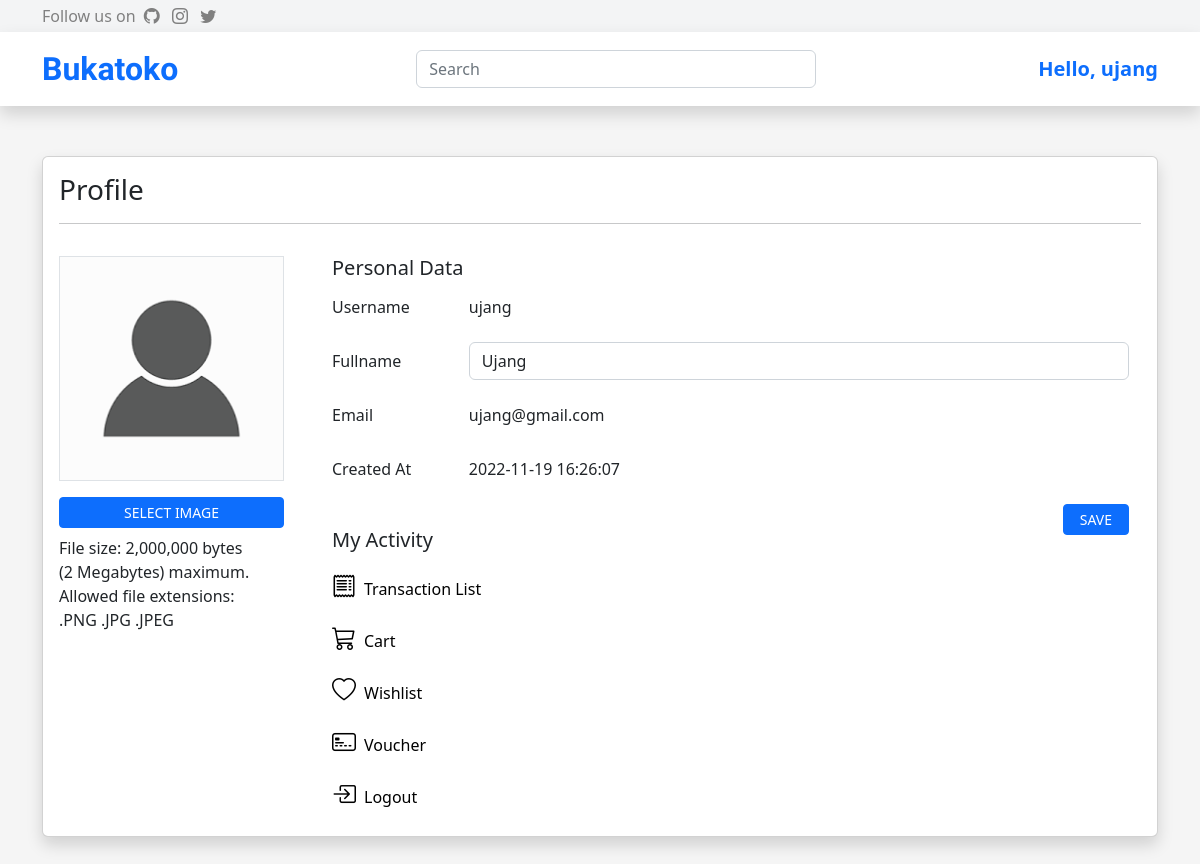
The page /buyer/profile.php (signed in) on the database as committed earlier.
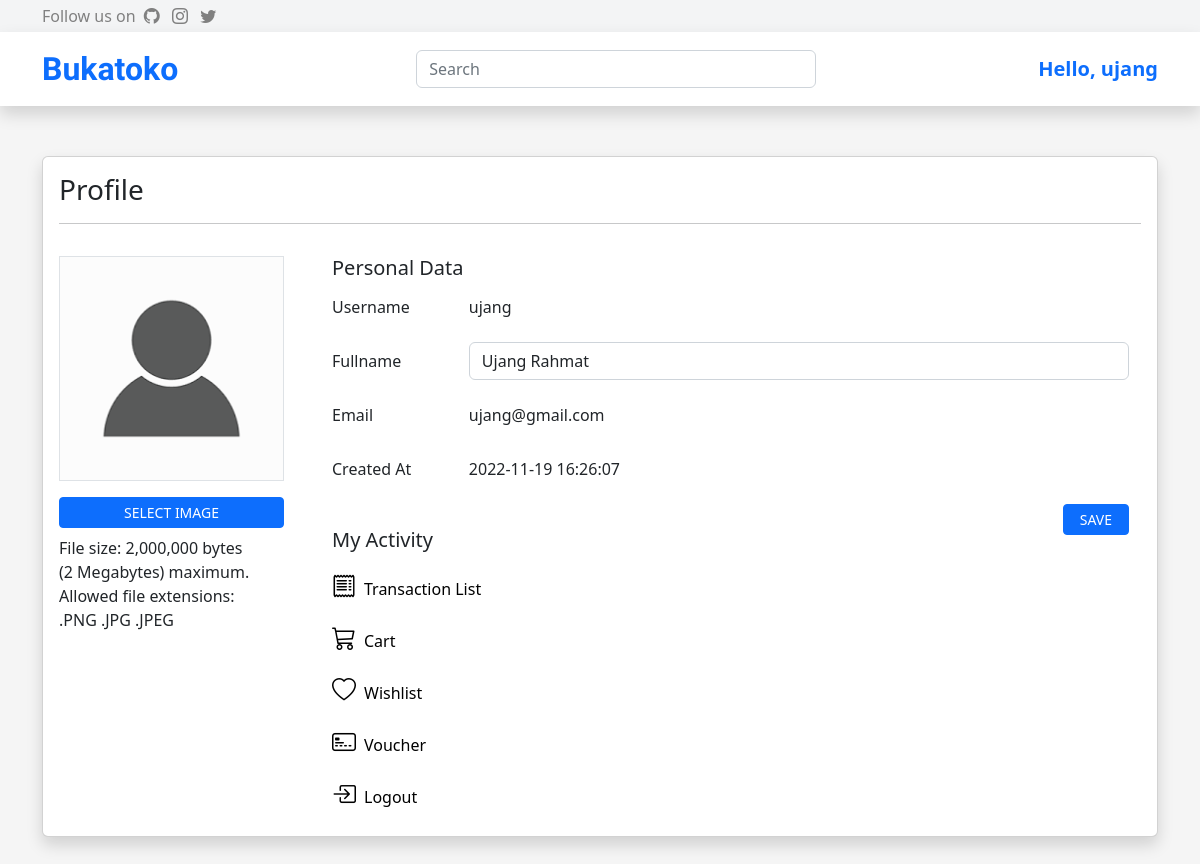
The same page on the database as committed later.
### tables this page shows
CREATE TABLE `customer` (
  `id_user` int(11) NOT NULL,
  `picture` varchar(256) NOT NULL,
  `username` varchar(8) NOT NULL,
  `fullname` varchar(256) NOT NULL,
  `email` varchar(256) NOT NULL,
  `password` varchar(256) NOT NULL,
  `created` datetime NOT NULL DEFAULT current_timestamp()
);

### functions.php (called while the page is built, shortened)
<?php
$db = mysqli_connect("localhost", "root", "", "bukatoko");
function query($query)
{
    global $db;
    $result = mysqli_query($db, $query);
    $rows = [];
    while ($row = mysqli_fetch_assoc($result)) {
        $rows[] = $row;
    }
    return $rows;
}

### buyer/profile.php (the view, shortened to what the changed rows need)
<?php
require '../functions.php';
if (isset($_SESSION['acces-login'])) {
    $id_user = $_SESSION['id_user'];
} else {
    header('Location: login');
}
$customer = query("SELECT * FROM customer WHERE id_user = $id_user")[0];
?>
<!doctype html>
<html lang="en">
<head>
    <link href="https://cdn.jsdelivr.net/npm/bootstrap@5.2.0/dist/css/bootstrap.min.css" rel="stylesheet"
>
    <link rel="stylesheet" href="https://cdn.jsdelivr.net/npm/bootstrap-icons@1.9.1/font/bootstrap-icons.css">
    <link rel="stylesheet" href="../assets/css/style.css">
</head>
<body>
    <section id="dekstop-view" class="container">
        <div class="card shadow">
            <form action="" method="POST" enctype="multipart/form-data">
                <div class="profile-buyer ps-3 pt-3 pe-3 pb-4">
                    <div class="row">
                        <div class="col" style="max-width: 225px;">
                            <img class="border mb-3" src="../assets/images/profile/<?= $customer["picture"] ?>" alt=""
                                width="225px" height="225px">
                            <label for="select-picture" class="form-label btn btn-primary btn-sm"
                                style="width: 225px;">SELECT
                                IMAGE</label>
                            <p class="mb-0">File size: 2,000,000 bytes (2 Megabytes) maximum. Allowed file extensions:
                                .PNG .JPG .JPEG
                            </p>
                        </div>
                        <div class="col ms-5" style="max-width: 821px;">
                            <div class="mb-3 row">
                                <div class="col-sm-2">
                                    <input type="text" readonly class="form-control-plaintext" id="username"
                                        value="<?= $customer["username"] ?>">
                                </div>
                            </div>
                            <div class="mb-3 row">
                                <div class="col">
                                    <input type="text" class="form-control" id="fullname" autocomplete="off"
                                        value="<?= $customer["fullname"] ?>" name="fullname" required>
                                </div>
                            </div>
                            <div class="mb-3 row">
                                <div class="col">
                                    <input type="email" class="form-control-plaintext" id="email" autocomplete="off"
                                        value="<?= $customer["email"] ?>" readonly>
                                </div>
                            </div>
                            <div class="mb-3 row">
                                <div class="col-sm-4">
                                    <input type="text" readonly class="form-control-plaintext" id="created"
                                        value="<?= $customer["created"] ?>">
                                </div>
                            </div>
                        </div>
                    </div>
                </div>
            </form>
        </div>
    </section>
</body>
</html>

Rows that differ between the two databases and show on the page:
changed customer "ujang": fullname "Ujang" → "Ujang Rahmat"
